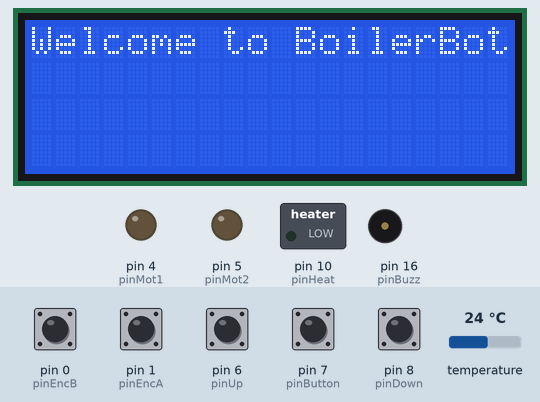
Recording of a sketch running on a simulated Arduino Uno, built with avr-gcc and run on an emulated ATmega328P. On the bench: 20×4 character LCD, switched loads named in the sketch (green lamp = pin HIGH), output pins drawn as LEDs (lit = HIGH), buzzer (waves = sounding, pin HIGH). The test bench sets the inputs (shaded band); at power-on: pin 0 (pinEncB), pin 1 (pinEncA), pin 6 (pinUp), pin 7 (pinButton), pin 8 (pinDown) HIGH, temperature 24 °C.

Above: at 0.1 s.
3.3 s: pin 6 (pinUp) pulled LOW for 0.15 s
At 4.0 s:
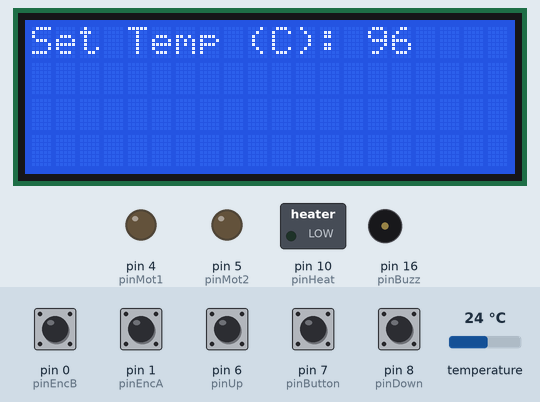
4.9 s: pin 7 (pinButton) pulled LOW for 0.15 s
At 5.7 s:
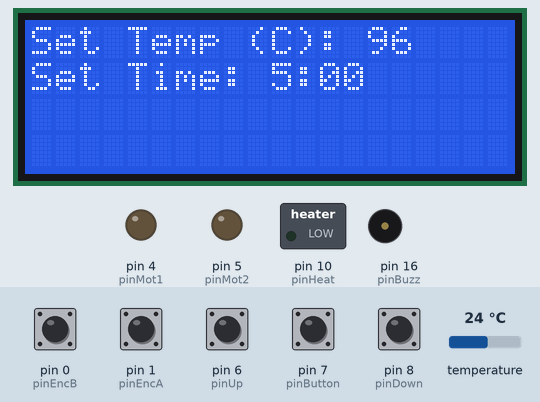
6.5 s: pin 7 (pinButton) pulled LOW for 1 s
At 7.8 s:
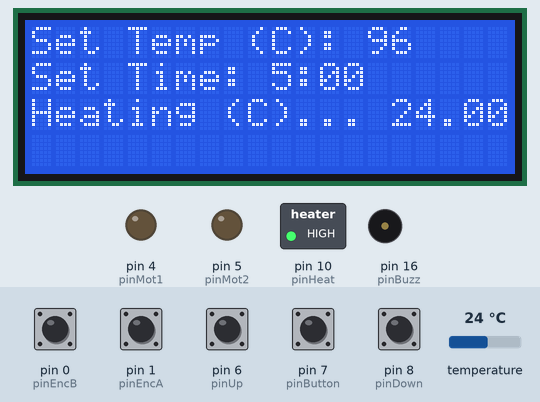
9.0 s: temperature set to 12 °C
At 10.6 s:
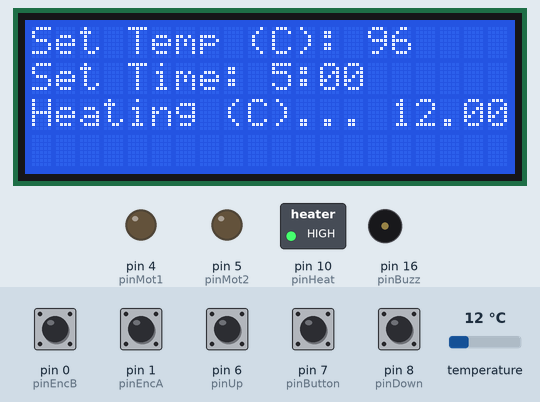
11.3 s: temperature set to 19 °C
12.9 s: temperature set to 28 °C
At 13.6 s:
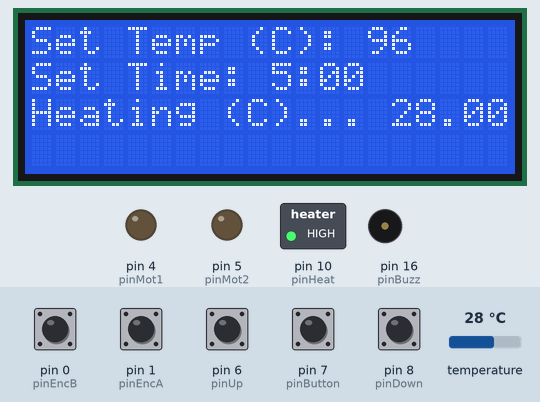
Timing chart, 0 to 15.5 s (numbered marks = the images above; inputs shaded):
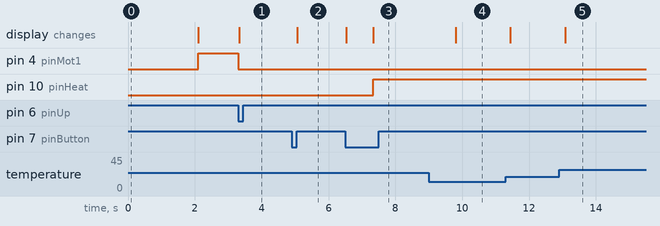

The sketch:

BoilerBot_Code.ino
```cpp
#include <OneWire.h>
#include <DallasTemperature.h>
#include <LiquidCrystal_I2C.h>

LiquidCrystal_I2C lcd(0x27,20,4);
const int pinEncA = 1;
const int pinEncB = 0;
const int pinSDA = 2;
const int pinSCL = 3;
const int pinUp = 6;
const int pinDown = 8;
const int pinMot1 = 4;
const int pinMot2 = 5;
const int pinTemp = 9;
const int pinHeat = 10;
const int pinButton = 7;
const int pinBuzz = 16;

OneWire oneWire(pinTemp);
DallasTemperature sensors(&oneWire);

int step = 0;
int tempSet = 95;
float tempNow;
int timeMin = 5;
int timeSec = 0;
int timeLeftMin;
int timeLeftSec;
unsigned long timeStart;
unsigned long timeTotal;
unsigned long timeLeft;
unsigned long timeRelay = 0;
unsigned long timeNow;
unsigned long timeDebounceA = 0;
unsigned long timeDebounceB = 0;
unsigned long timeDebounceButton = 0;
unsigned long timeDebounceDown = 0;
unsigned long timeDebounceUp = 0;
unsigned long timeTemp = 0;
bool encoderUp = false;
bool encoderDown = false;
bool encANow, encALast, encAStable;
bool encBNow, encBLast, encBStable;
bool buttonNow, buttonLast, buttonStable;
bool downNow, downLast;
bool upNow, upLast;
volatile bool upStable, downStable;
int debounceDelay = 3;
int tempTolerance = 3;

void setup() {
  lcd.init();
  lcd.backlight();
  lcd.setCursor(0,0);
  lcd.print("Welcome to BoilerBot");
  delay(2000);
  sensors.begin();
  // put your setup code here, to run once:
  pinMode(pinBuzz, OUTPUT);
  pinMode(pinHeat, OUTPUT);
  pinMode(pinMot1, OUTPUT);
  pinMode(pinMot2, OUTPUT);
  pinMode(pinUp, INPUT_PULLUP);
  pinMode(pinDown, INPUT_PULLUP);
  pinMode(pinButton, INPUT_PULLUP);
  pinMode(pinEncA, INPUT_PULLUP);
  pinMode(pinEncB, INPUT_PULLUP);
  upStable = 1;
  downStable = 1;
}

void loop() {
  timeNow = millis();
  encoder();
  button();
  downSensor();
  upSensor();
//  debug();
  execute();
}

void debug() {
  lcd.clear();
  lcd.setCursor(0,0);
  lcd.print(digitalRead(pinUp));
  lcd.print(digitalRead(pinDown));
  lcd.print(downStable);
  delay(1000);
}

void execute() {
  //execution steps
  switch (step) {
    case 0: //raise to upper limit
      lcd.clear();
      timeStart = millis();
      while(upSensor()) {
        digitalWrite(pinMot1, HIGH);
        digitalWrite(pinMot2, LOW);
        timeNow = millis();
        if(timeNow - timeStart > 20000) {
          digitalWrite(pinMot1, LOW);
          //timeout error
          lcd.setCursor(0,0);
          lcd.print("Error: Upper limit ");
          lcd.setCursor(0,1);
          lcd.print("timeout");
          while(1);
        }
      }
      digitalWrite(pinMot1, LOW);
      step = 5;
      break;

    case 5: //temperature prompt
      lcd.clear();
      lcd.setCursor(0,0);
      lcd.print("Set Temp (C): ");
      lcd.print(tempSet);
      step = 10;
      break;

    case 10: //temperature controls
      if(encoderUp) {
        tempSet += 1;
        if (tempSet > 100) {
          tempSet = 100;
        }
        encoderUp = false;
      } else if (encoderDown) {
        tempSet -= 1;
        if (tempSet < 0) {
          tempSet = 0;
        }
        encoderDown = false;
      }
      if(!buttonStable) {
        step = 19;
      }
      lcd.setCursor(14,0);
      lcd.print(tempSet);
      lcd.print(" ");
      break;

    case 19: //button release
      if(buttonStable) {
        step = 20;
      }
      break;

    case 20: //prompt time
      lcd.setCursor(0,1);
      lcd.print("Set Time: ");
      lcd.print(timeMin);
      lcd.print(":");
      if(timeSec == 0) {
        lcd.print("00");
      } else {
        lcd.print(timeSec);
      }
      step = 30;
      break;

    case 30: //time input
      if(encoderUp) {
        timeSec += 10;
        if (timeSec > 50) {
          timeMin += 1;
          timeSec = 0;
          if (timeMin > 99) {
            timeMin = 99;
          }
        }
        encoderUp = false;
      } else if (encoderDown) {
        timeSec -= 10;
        if (timeSec < 0) {
          timeMin -= 1;
          timeSec = 50;
          if (timeMin < 0) {
            timeMin = 0;
            timeSec = 10;
          }
        }
        if (timeSec == 0 && timeMin == 0) {
          timeSec = 10;
        }
        encoderDown = false;
      }
      lcd.setCursor(10,1);
      lcd.print(timeMin);
      lcd.print(":");
      if(timeSec == 0) {
        lcd.print("00");
      } else {
        lcd.print(timeSec);
      }
      timeTotal = 1000UL*(timeMin*60 + timeSec);
      if(!buttonStable) {
        step = 40;
      }
      break;

    case 40: //display heating status
      lcd.setCursor(0,2);
      lcd.print("Heating (C)... ");
      step = 50;
      break;

    case 50: //read temperature
      sensors.requestTemperatures();
      tempNow = sensors.getTempCByIndex(0);
      lcd.setCursor(15,2);
      delay(50);
      lcd.print(tempNow);
      //turn hot plate on if under temp
      if (tempNow <= tempSet-tempTolerance) {
        digitalWrite(pinHeat, HIGH);
      } else {
        digitalWrite(pinHeat, LOW);
        delay(100);
        step = 60;
      }
      break;

    case 60: //clear heating status, lower food
      lcd.setCursor(0,2);
      lcd.print("                    ");
      timeStart = millis();
      digitalWrite(pinMot1, LOW);
      digitalWrite(pinMot2, HIGH);
      while(downSensor()) {
        timeNow = millis();
        if(timeNow - timeStart > 20000) {
          //timeout error
          lcd.clear();
          digitalWrite(pinMot2, LOW);
          digitalWrite(pinHeat, LOW);
          lcd.setCursor(0,0);
          lcd.print("Error: Lower limit ");
          lcd.setCursor(0,1);
          lcd.print("timeout");
          while(1);
        }
      }
      digitalWrite(pinMot2, LOW);
      timeStart = timeNow;
      step = 70;
      break;

    case 70: //maintain temperature
      if(timeNow - timeTemp > 3000) {
        sensors.requestTemperatures();
        tempNow = sensors.getTempCByIndex(0);
        timeTemp = timeNow;
      }
      lcd.setCursor(0,2);
      lcd.print(tempNow);
      lcd.print("C");
      lcd.print("  ");
      //compute time left
      timeLeft = timeTotal-(timeNow-timeStart);
      //convert to whole seconds
      timeLeftSec = timeLeft/1000;
      //compute whole minutes
      timeLeftMin = timeLeftSec/60;
      //subtract minutes from seconds
      timeLeftSec -= 60*timeLeftMin;
      lcd.print(timeLeftMin);
      lcd.print(":");
      if(timeLeftSec < 10) {
        lcd.print("0");
      }
      lcd.print(timeLeftSec);
      lcd.print(" ");

      //move to next step if time is up
      if(timeLeftMin == 0 && timeLeftSec == 0) {
        step = 80;
      } else {
        //relay is blocked from switching too quickly
        if(timeNow - timeRelay > 20000UL) {
          if(tempNow >= tempSet) {
            digitalWrite(pinHeat, LOW);
            timeRelay = timeNow;
          } else if (tempNow <= tempSet-tempTolerance) {
            digitalWrite(pinHeat, HIGH);
            timeRelay = timeNow;
          }
        }
      }
      break;

      case 80: //turn off and beep
        digitalWrite(pinHeat, LOW);
        float beep = 1000000.0/2400.0/2.0; //us
        for(int i=0; i<3; i++) {
          timeStart = millis();
          timeNow = millis();
          while(timeNow-timeStart < 300) {
            digitalWrite(pinBuzz, HIGH);
            delayMicroseconds(beep);
            digitalWrite(pinBuzz, LOW);
            delayMicroseconds(beep);
            timeNow = millis();
          }
          delay(700);
        }
        step = 0;
        break;

      default:
        lcd.clear();
        lcd.setCursor(0,0);
        lcd.print("Invalid step: ");
        lcd.setCursor(0,1);
        lcd.print(step);
        while(true);
  }

}

void encoder() {
  encANow = digitalRead(pinEncA);
  encBNow = digitalRead(pinEncB);
  if (encANow != encALast) {
    timeDebounceA = timeNow;
  }
  if(encBNow != encBLast) {
    timeDebounceB = timeNow;
  }
  if ((timeNow - timeDebounceA) > debounceDelay) {
    if (encANow != encAStable) {
      encAStable = encANow;
      // if new state is low, this is a falling edge
      if(!encAStable) {
        if (encBStable) {
          encoderUp = true;
        } else {
          encoderDown = true;
        }
      }
    }
  }
  if ((timeNow - timeDebounceB) > debounceDelay) {
    if (encBNow != encBStable) {
      encBStable = encBNow;
      if(encBStable) {
        if (encAStable) {
          encoderUp = true;
        } else {
          encoderDown = true;
        }
      }
    }
  }
  encALast = encANow;
  encBLast = encBNow;
}

void button() {
  buttonNow = digitalRead(pinButton);
  if (buttonNow != buttonLast) {
    timeDebounceButton = timeNow;
  }
  if ((timeNow - timeDebounceButton) > debounceDelay) {
    if (buttonNow != buttonStable) {
      buttonStable = buttonNow;
    }
  }
  buttonLast = buttonNow;
}

bool downSensor() {
  downNow = digitalRead(pinDown);
  if (downNow != downLast) {
    timeDebounceDown = timeNow;
  }
  if ((timeNow - timeDebounceDown) > 3) {
    downStable = downNow;
  }
  downLast = downNow;
  return downStable;
}

bool upSensor() {
  upNow = digitalRead(pinUp);
  if (upNow != upLast) {
    timeDebounceUp = timeNow;
  }
  if ((timeNow - timeDebounceUp) > 3) {
    upStable = upNow;
  }
  upLast = upNow;
  return upStable;
}
```

Measured:
- after the input at 3.3 s, pin 4 (pinMot1): HIGH → LOW at once; the display: changes at once (image 1)
- after the input at 4.9 s, the display: changes after 0.17 s (image 2)
- after the input at 6.5 s, pin 10 (pinHeat): LOW → HIGH after 0.84 s; the display: first changes at once (image 3 shows a later state)
- after the input at 9.0 s, the display: changes after 0.80 s (image 4)
- after the input at 12.9 s, the display: changes after 0.18 s (image 5)
